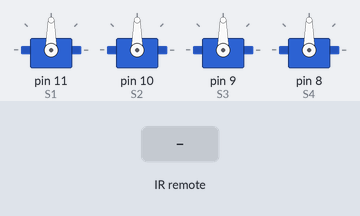
Recording of a sketch running on a simulated Arduino Uno, built with avr-gcc and run on an emulated ATmega328P. Shown: 4 × servo. The inputs (shaded band) are chosen by the test bench.

Above: at 1.2 s.
1.3 s: infrared code 0xFD609F received
At 2.1 s:
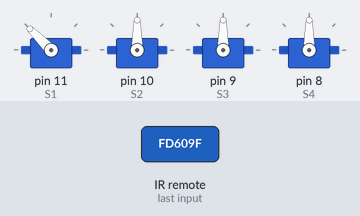
2.8 s: infrared code 0xFDA05F received
At 3.3 s:
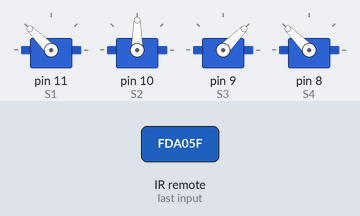
4.3 s: infrared code 0xFD20DF received
At 5.5 s:
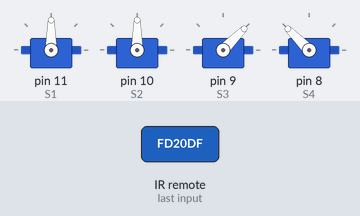
5.8 s: infrared code 0xFD40BF received
At 6.7 s:
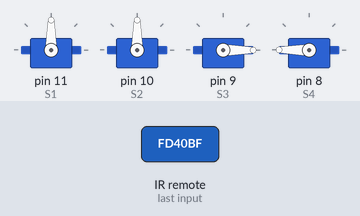
7.3 s: infrared code 0xFD50AF received
At 7.9 s:
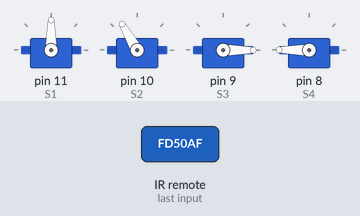
8.8 s: infrared code 0xFD10EF received
At 10.2 s:
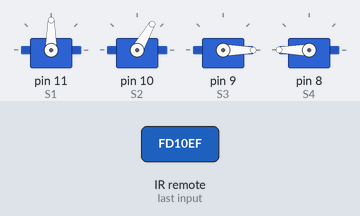
Timing chart, 0 to 11.3 s (numbered marks = the images above; inputs shaded):
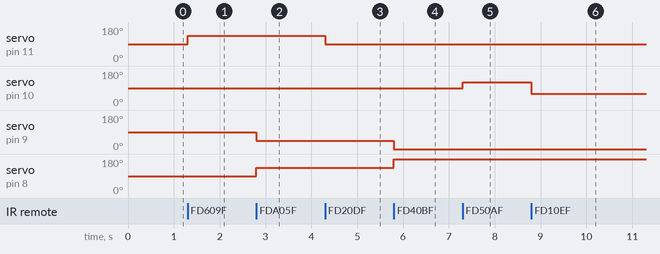

The sketch:

Mech_Arm.ino
```cpp
#include<Servo.h> //Header file to make the Servo motor work by including the necessary functions
#include<IRremote.h> //Header file to make the IR sensor receive the signals from IR remote
int r = 12; //Pin to which the IR sensor is connected i.e. 12
IRrecv irrecv(r); //Object that receives the IR signal
decode_results results; // Results returned from the decoder
Servo S1,S2,S3,S4; //Objects of servo motor representing each motor
int p1,p2,p3,p4; //Integer variables for setting the angles of the servo motor
void setup()
{
  //Attaching the servo motors to their respective pins
  S1.attach(11);
  S2.attach(10);
  S3.attach(9);
  S4.attach(8);
  Serial.begin(9600); // opens serial port, sets data rate to 9600 bps

  irrecv.enableIRIn(); // Begin the receiving process. This will enable the timer interrupt which consumes a small amount of CPU every 50 µs
}

void loop()
{
 //setting value of the integers for servo motors
  p1=0; //Reference angle for S1 motor (Base motor)
  p2=90; // Reference angle for S2 motor (Elbow motor)
  p3=0; // Reference angle for S3 motor (Claw motor)
  p4=180; // Reference angle for S4 motor (Claw motor)
  if(irrecv.decode(&results)) //if IR sensor receives signal from the remote
  {
  switch(results.value) //Switch case depending on result value of the code received
  {
    case 0xFD609F://Forward button
    {
   S1.write(p2+45); //Add 45 degrees to the base servo motor
    break;
    }
    case 0xFD20DF: //Backward button
    {
      S1.write(p2); //Maintain the base motor at 90 degrees
      break;
    }
    case 0xFDA05F: //Pick
    {
      S3.write(p3+45);  //Add 45 degrees to the S3 motor
  S4.write(p4-45); //Remove 45 degrees from S3 motor
      break;
    }
    case 0xFD40BF: //Leave
    {
//Set S3 and S4 motor to their original position
      S3.write(p3);  //0 degrees
      S4.write(p4);  //180 degrees
      break;
    }
    case 0xFD50AF: //Elbow movement up
    {
      S2.write(p2+30); //Add 30 degrees to S2 motor
      break;
    }
    case 0xFD10EF:
    {
      S2.write(p2-30); //Elbow down
      break;
    }
    case 0xFDB04F: //Elbow equalized
    {
      S2.write(p2);
      break;
    }
    default: //Wrong input given
    Serial.println("Wrong Input!");
  }
  irrecv.resume(); //Wait for next IR signal
}
}
```

Measured:
- after the input at 1.3 s, servo on pin 11 (S1): 90° → 135° at once
- after the input at 2.8 s, servo on pin 9 (S3): 90° → 45° at once; servo on pin 8 (S4): 90° → 135° at once
- after the input at 4.3 s, servo on pin 11 (S1): 135° → 90° at once
- after the input at 5.8 s, servo on pin 9 (S3): 45° → 0° at once; servo on pin 8 (S4): 135° → 180° at once
- after the input at 7.3 s, servo on pin 10 (S2): 90° → 120° at once
- after the input at 8.8 s, servo on pin 10 (S2): 120° → 60° at once
